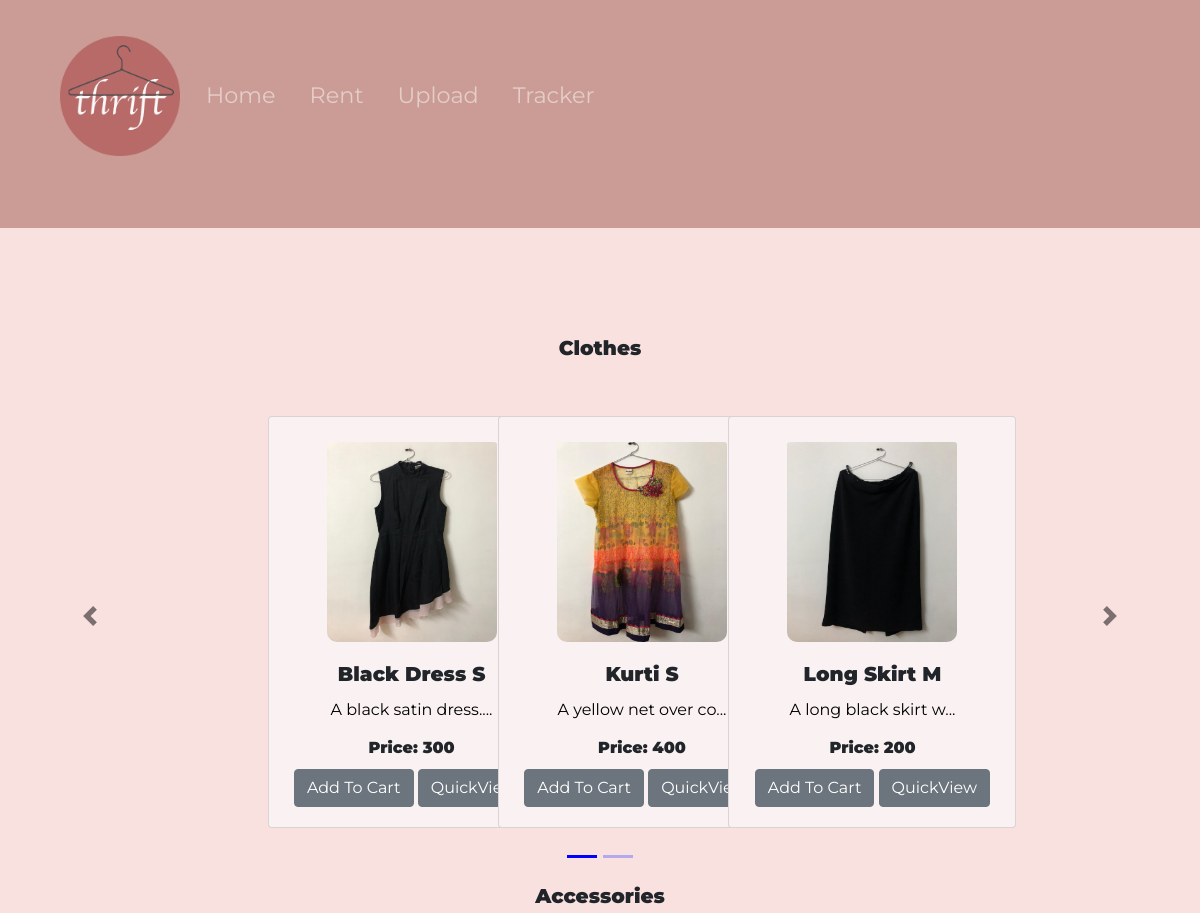
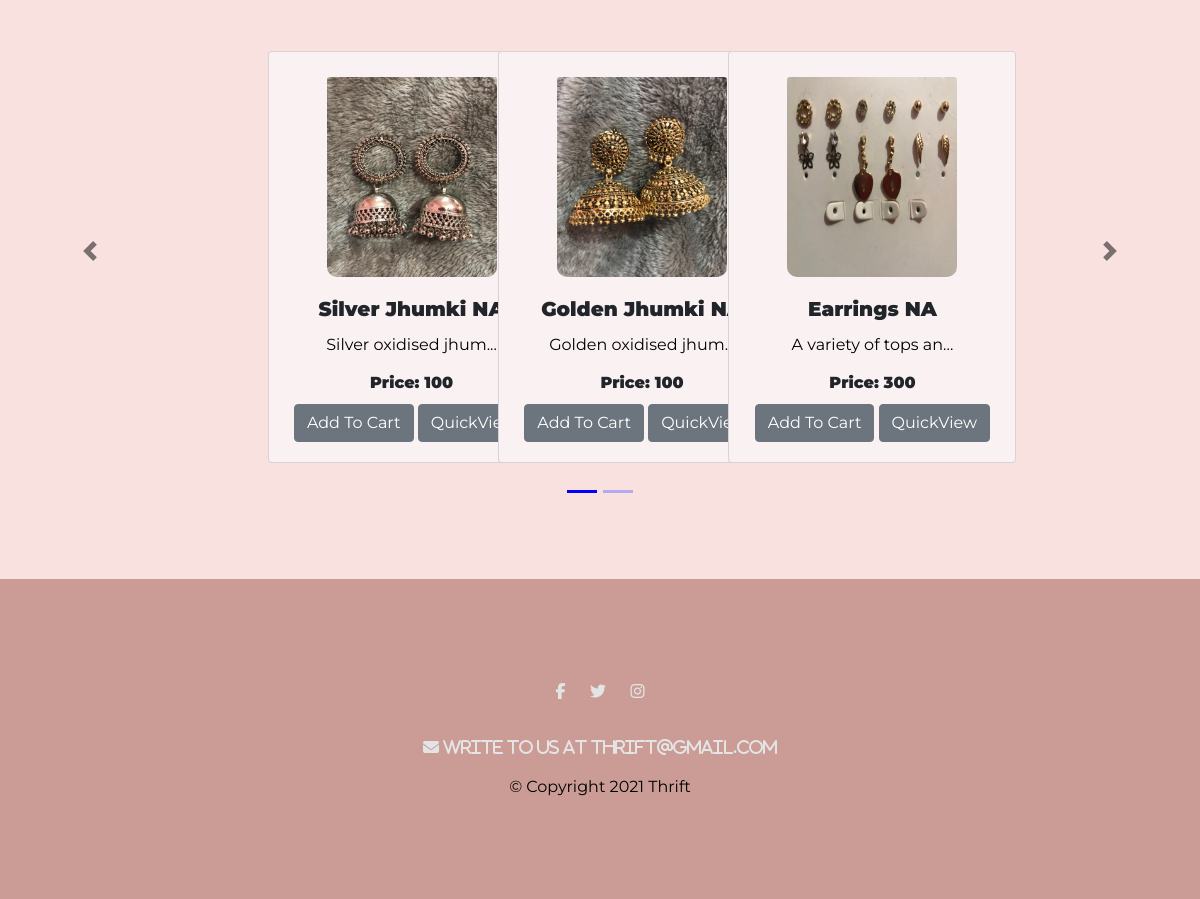
The app's page /shop/ with its own data (2 pictures, top to bottom).
### shop/models.py (models this page shows, shortened)
class Product(models.Model):
      product_id = models.AutoField
      product_name = models.CharField(max_length=50)
      category = models.CharField(max_length=50, default="")
      price = models.IntegerField(default="")
      desc = models.CharField(max_length=300, default="")
      pub_date = models.DateField()
      phone = models.CharField(max_length=111, default="")
      image = models.ImageField(upload_to="shop/images", default="")
      user_name = models.CharField(max_length=300, default="")
      size = models.CharField(max_length=20, default="")
      duration = models.CharField(max_length=50, default="")
      caution_money = models.CharField(max_length=50, default="")

### shop/views.py (the view)
# urls.py: path("", views.index, name="ResaleHome"),
def index(request):
    allProds = []
    catprods = Product.objects.values('category', 'id')
    cats = {item['category'] for item in catprods}
    for cat in cats:
        prod = Product.objects.filter(category=cat)
        n = len(prod)
        nSlides = n // 4 + ceil((n / 4) - (n // 4))
        allProds.append([prod, range(1, nSlides), nSlides])
    params = {'allProds':allProds}
    return render(request, 'shop/index.html', params)

### shop/templates/shop/index.html (shortened to what this page needs)
{% extends 'shop/basic.html' %}
{% block body %}
{% load static %}
<section class="white-section" id="shop">
<div class="container-fluid">
    {% for product, range, nSlides in allProds %}
    <h5 class="my-4" style="text-align: center;font-family:Montserrat">{{product.0.category}}</h5>
    <div class="row">
        <div id="demo{{forloop.counter}}" class="col carousel slide my-3" data-ride="carousel" style="padding-right: 0px;
        padding-left: 0px;">
            <ul class="carousel-indicators">
                <li data-target="#demo{{forloop.counter}}" data-slide-to="0" class="active"></li>
                {% for i in range %}
                <li data-target="#demo{{forloop.parentloop.counter}}" data-slide-to="{{i}}"></li>
                {% endfor %}
            </ul>
            <div class="container carousel-inner no-padding">
                <div class="carousel-item active">
                    {% for i in product %}
                    <div class="col-xs-3 col-sm-3 col-md-3" style="margin-right: 20px;">
                        <div class="card align-items-center my-3" style="width: 18rem;background-color: #f9f1f2; padding-top:25px;font-family:Montserrat">
                            <img src='/media/{{i.image}}' class="card-img-top" alt="...">
                            <div class="card-body">
                                <h5 class="card-title" id="namepr{{i.id}}">{{i.product_name}} {{i.size}}</h5>
                                <p class="card-text">{{i.desc|slice:"0:20"}}...</p>
                                <h6 class="card-title" >Price: <span id="pricepr{{i.id}}">{{i.price}}</span></h6>
                                <span id="divpr{{i.id}}" class="divpr">
                                    <button id="pr{{i.id}}" class="btn btn-secondary cart">Add To Cart</button>
                                </span>
                                <a href="/shop/products/{{i.id}}"><button id="qv{{i.id}}" class="btn btn-secondary cart">QuickView</button></a>
                            </div>
                        </div>
                    </div>
                    {% if forloop.counter|divisibleby:3 and forloop.counter > 0 and not forloop.last %}
                </div>
                    {% endif %}
                    {% endfor %}
            </div>
        </div>
        <a class="carousel-control-prev" href="#demo{{forloop.counter}}" role="button" data-slide="prev">
            <span class="carousel-control-prev-icon" aria-hidden="true"></span>
        </a>
        <a class="carousel-control-next" href="#demo{{forloop.counter}}" role="button" data-slide="next">
            <span class="carousel-control-next-icon" aria-hidden="true"></span>
        </a>
    </div>
    {% endfor %}
</div>
</section>
{% endblock %}

### static/css/styles.css (style rules this page uses)
body { font-family: "Montserrat"; text-align: center; }
h1, h2, h3, h4, h5, h6 { font-family: "Montserrat"; font-weight: 900; }
p { font-family: "Montserrat"; color: #000; }
.container-fluid { padding: 7% 15%; }
img { border-radius: 10px; }
.white-section { background-color: #F9E1E0; }

### records on screen
Product: category "Clothes", image (picture), product_name "Black Dress", size "S", desc "A black satin dress.", price "300"
Product: image (picture), product_name "Kurti", size "S", desc "A yellow net over co", price "400"
Product: image (picture), product_name "Long Skirt", size "M", desc "A long black skirt w", price "200"
Product: category "Accessories", image (picture), product_name "Silver Jhumki", size "NA", desc "Silver oxidised jhum", price "100"
Product: image (picture), product_name "Golden Jhumki", size "NA", desc "Golden oxidised jhum", price "100"
Product: image (picture), product_name "Earrings", size "NA", desc "A variety of tops an", price "300"
